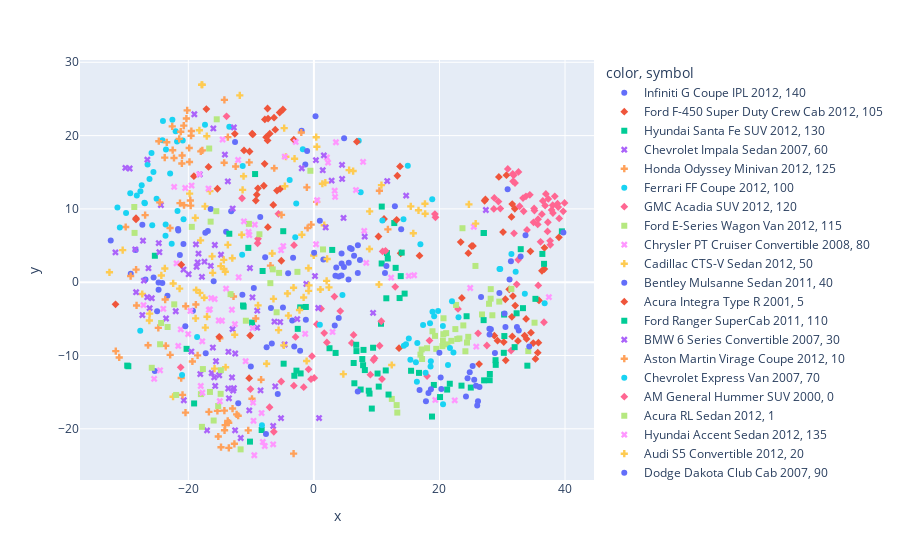

The cell this chart's notebook holds for it:
### Code cell
plot_embeddings(features=fine_tuned_features, labels=y_test)
